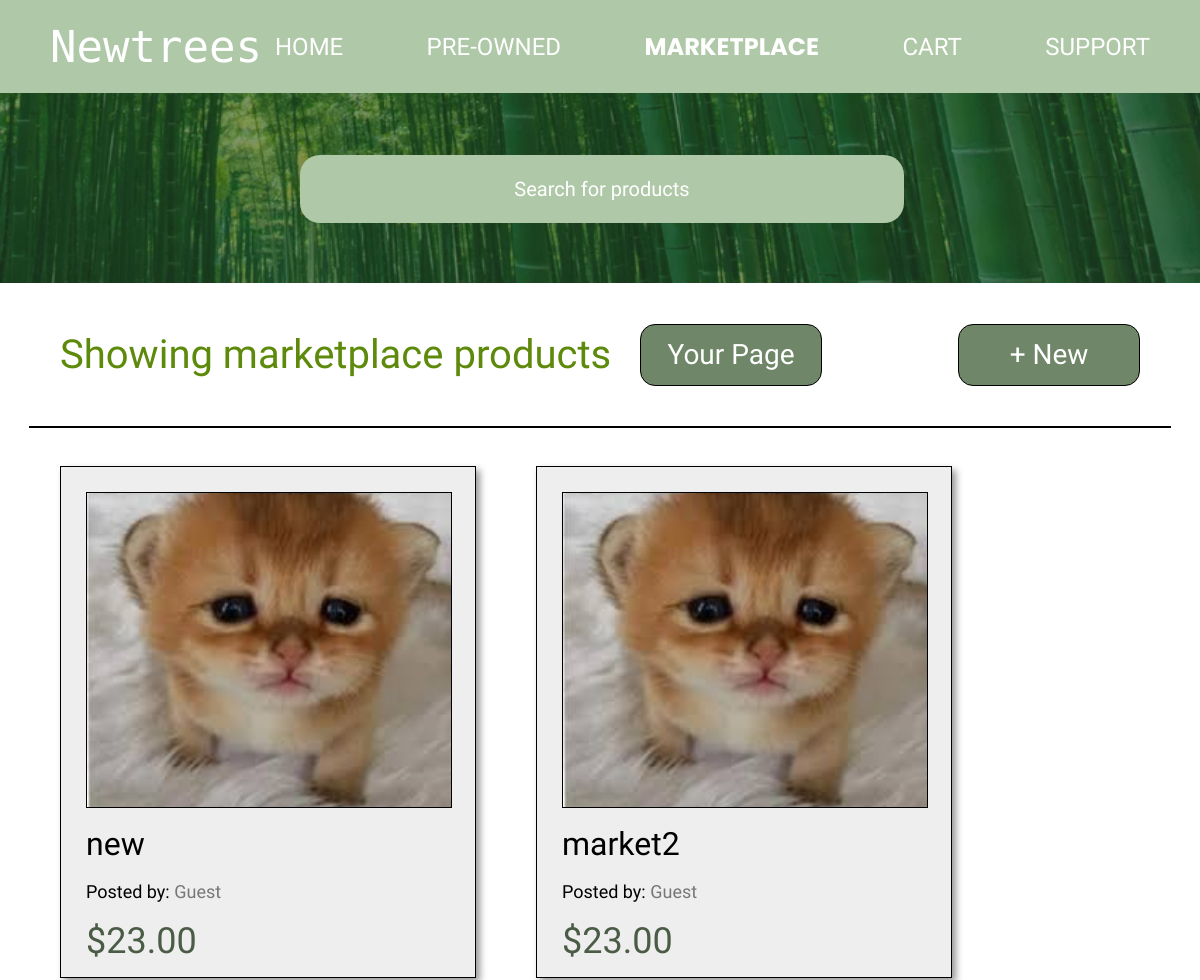
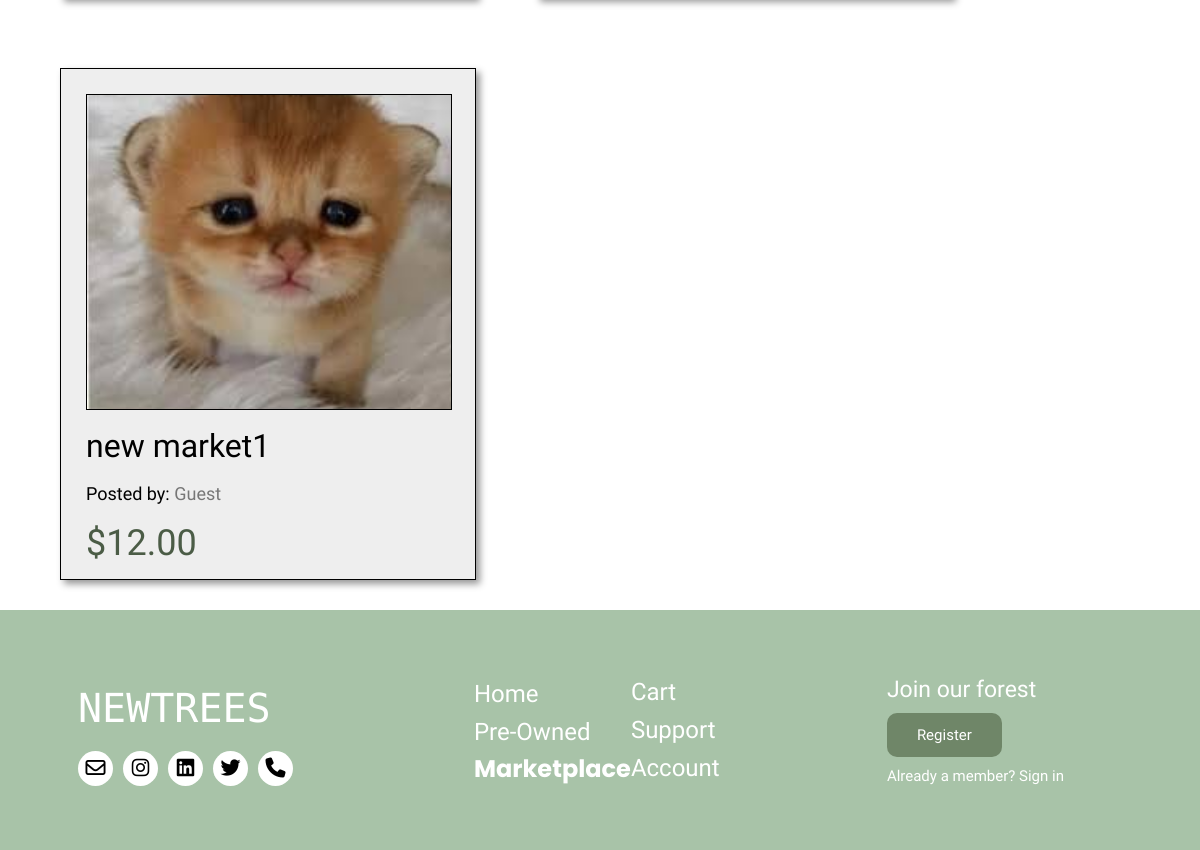
/market, run on the app's committed database (2 pictures, top to bottom).
### tables this page shows
CREATE TABLE products (
            id INTEGER PRIMARY KEY AUTOINCREMENT,   -- Unique ID for each product
            name TEXT NOT NULL,                     -- Name of the product
            description TEXT NOT NULL,              -- Description of the product
            price REAL NOT NULL,                    -- Price of the product (supports decimal)
            username TEXT DEFAULT 'Guest',          -- Default username as Guest
            ptype TEXT NOT NULL,                    -- Pre-owned or marketplace
            image TEXT,                             -- Store the image filename
            image_extension TEXT                    -- Store the image file extension
        );

### app.py (the view)
@app.route('/market')
def market():
    conn = sqlite3.connect('database.db')
    cursor = conn.cursor()
    cursor.execute("SELECT * FROM products WHERE ptype = 'market'")
    products = cursor.fetchall()
    conn.close()
    products = [(p[0], p[1], p[2], "{:.2f}".format(p[3]), p[4], p[5], p[6]) for p in products]
    return render_template('market.html', products=products)

### templates/market.html (shortened to what this page needs)
<!DOCTYPE html>
<html lang="en">
<head>
    <link rel="stylesheet" href="{{ url_for('static', filename='style.css') }}">
    <link rel="stylesheet" href="https://cdnjs.cloudflare.com/ajax/libs/font-awesome/6.5.2/css/all.min.css" />
</head>
<body>
    <div class="navbarwhole">
        <div class="title_area">
            <p>Newtrees</p>
        </div>
        <div class="items_area">
            <a href="{{ url_for('actual_home') }}">HOME</a>
            <a href="{{ url_for('home') }}">PRE-OWNED</a>
            <p class="active">MARKETPLACE</p>
            <p>CART</p>
            <a href="{{ url_for('support')}}">SUPPORT</a>
        </div>
    </div>
    <div class="searchbar_area">
        <form class="searchbar">
            <input type="text" id="searchInput" placeholder="Search for products" autocomplete="off">
        </form>
    </div>
    <div class="title_and_buttons">
        <div class="title">
            <p id="lmao_text">Showing marketplace products</p>
        </div>
        <div class="buttons">
            <p>Your Page</p>
            <p onclick="upload()">+ New</p>
        </div>
    </div>
    <hr style="width:95%;border: 1px solid black;">
    <div class="products-grid">
        {% for product in products|reverse %}
        <a href="{{ url_for('product_details', product_id=product[0], referrer=request.path) }}">
        <div class="product-box" id="{{ product[1] }} {{ product[4] }}">
            <img src="{{ url_for('static', filename='product_images/' + product[6]) }}" alt="Product Image">
            <h3>{{ product[1] }}</h3>
            <p class="seller"><span>Posted by: </span>{{ product[4] }}</p>
            <p class="price">${{ product[3] }}</p>
        </div>
        </a>
        {% endfor %}
    </div>
    <footer class="footer">
        <div class="footer-left">
            <p class="footer-logo">NEWTREES</p>
            <div class="footer-icons">
                <div class="icon-circle"><span class="icon"><i class="fa-regular fa-envelope"></i></span></div>
                <div class="icon-circle"><span class="icon"><i class="fa-brands fa-instagram"></i></span></div>
                <div class="icon-circle"><span class="icon"><i class="fa-brands fa-linkedin"></i></span></div>
                <div class="icon-circle"><span class="icon"><i class="fa-brands fa-twitter"></i></span></div>
                <div class="icon-circle"><span class="icon"><i class="fa-solid fa-phone"></i></span></div>
            </div>
        </div>
        <nav class="footer-middle">
            <a href="{{ url_for('actual_home') }}">Home</a>
            <a href="{{ url_for('home') }}">Pre-Owned</a>
            <a class="active">Marketplace</a>
            <a href="#">Cart</a>
            <a href="{{ url_for('support')}}">Support</a>
            <a href="#">Account</a>
        </nav>
        <div class="footer-right">
            <p class="join-text">Join our forest</p>
            <button class="footer-register">Register</button>
            <p class="footer-signin">Already a member? <a href="#">Sign in</a></p>
        </div>
    </footer>
</body>
</html>

### data on the page
products: image (picture), name "new", username "Guest", price "23.00"
products: image (picture), name "market2", username "Guest", price "23.00"
products: image (picture), name "new market1", username "Guest", price "12.00"
